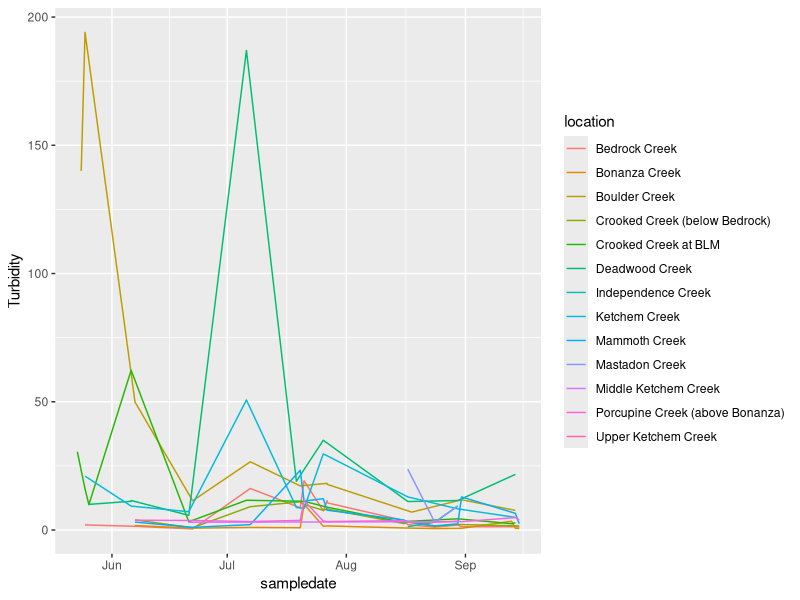
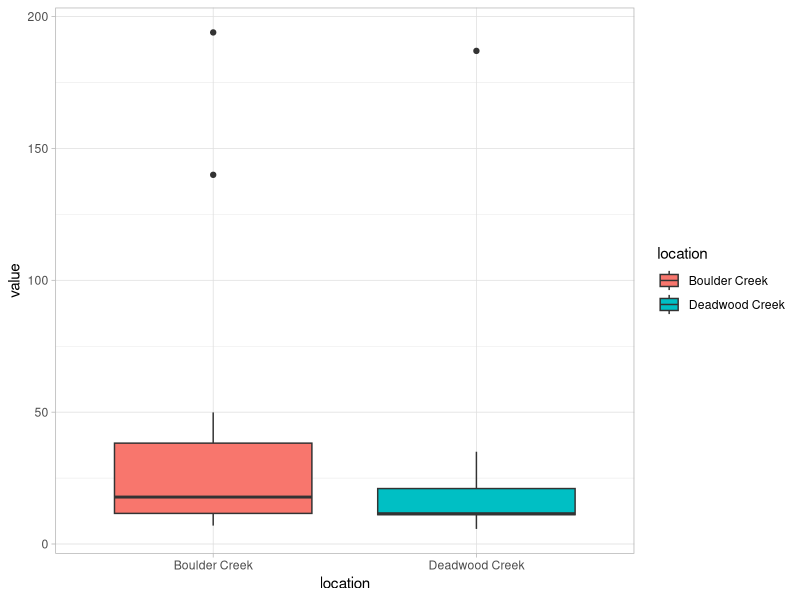

Generate these figures, in order, with R:
# R Intro AFS
# Justin Priest
# justin.priest@alaska.gov

#####  MOTIVATING EXAMPLE 2  #####
#####     Water Quality      #####

# Difficulty: Easy / Moderate 

# This script is to demonstrate some of the power of R.
# Below, we use real world data that we'll import and clean up.
# Next, we'll plot our data in several ways to visualize it.


### BACKGROUND:
# This dataset was provided by the Alaska Department of Environmental Conservation
# Annual measurements of water quality are taken at many locations to 
#  assess 


library(tidyverse)
library(lubridate)


waterquality2016 <- read_csv("data/DEC_waterquality_2016.csv", skip = 1) %>% # The skip argument tells us to skip 1 line
  rename("sampledate" =`Activity Start Date`, 
         "sampletime" = `Activity Start Time`,
         "location" = `Monitoring Location Name`,
         "lat" = `Monitoring Location Latitude`,
         "long" = `Monitoring Location Longitude`,
         "measurementtype" = `Characteristic Name`,	
         "value" = `Result Value`,
         "units" = `Result Unit`) %>%
  mutate(sampledate = ymd(as.POSIXct(sampledate, format = "%m/%d/%Y", tz = "US/Alaska")),
         samplemonth = month(sampledate))


# Let's plot the turbidity over time, by each location
waterquality2016 %>%
  filter(measurementtype == "Turbidity") %>%
  ggplot(aes(x = sampledate, y = value, color = location)) +
  geom_line() + 
  labs(y = "Turbidity") #+ facet_wrap(~location) # remove the comment to plot a "facet"


# Summarize the turbidity by month at Boulder Creek
waterquality2016 %>%
  filter(measurementtype == "Turbidity",
         location == "Boulder Creek") %>%
  group_by(samplemonth) %>%
  summarise(meanturbidity = mean(value),
            samplecount = length(value))




# For a hypothetical analysis, let's pretend that a water quality manager
#  would like to know whether the turbidity is significantly different 
#  between two streams, Boulder Creek and Deadwood Creek. 

# First let's create a subset of the data to work with
samplestreams <- waterquality2016 %>%
  filter(measurementtype == "Turbidity",
         location == "Boulder Creek" | location == "Deadwood Creek")

# Look at the means
samplestreams %>%
  group_by(location) %>%
  summarise(meanturbidity = mean(value, na.rm = TRUE))

samplestreams %>%
  ggplot(aes(x = location, y = value, fill = location)) +
  geom_boxplot() +
  theme_light()
# Boulder Creek has higher average mean turbidity. But is it significant?


# Test the significance using an ANOVA with the function aov()
# To learn more about the aov function, run this in the console:  ?aov
summary(aov(value ~ location, data = samplestreams))

# We conclude that though Boulder Creek has a higher mean turbidity, 
#  this difference is insignificant. 
# (Side note: always be cautious when interpreting "unbalanced" data,
#   where you might have more samples or different sample timing)

